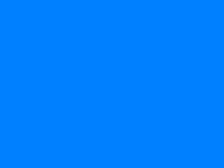
#> input picture Khan/test_images/Color-blue.jpg, 224 x 168 px, shrunk from 512 x 384 before the run
$ python -i data_augmentation.py   (imports and definitions only)
#> lines starting #> are read from the running program, lines starting #| are printed output that depends on the picture
#!/usr/bin/env python
# coding: utf-8

import cv2 # pip3 install opencv-python
import os
from glob import glob
import random
import numpy as np # pip3 install numpy

import random
import skimage as sk # pip3 install scikit-image
from skimage import transform, util


def augment_image(pic_path, dest_pic_path, noise=True):
    """
        Augments an image at location 'pic_path', saving
        the resulting image at 'dest_pic_path'.

        Parameters:
            pic_path: the path to the image to be augmented
            dest_pic_path: the path of the image to be created
    """
#> called with pic_path = '../../Khan/test_images/Color-blue.jpg', dest_pic_path = 'out.png', noise = True

    pic = cv2.cvtColor(cv2.imread(pic_path),cv2.COLOR_BGR2RGB)

    # random horizontal/vertical flip:
    if bool(random.getrandbits(1)):
        pic = np.array(np.fliplr(pic))
    if bool(random.getrandbits(1)):
        pic = np.array(np.flipud(pic))

    # random rotations:
    random_degree = random.uniform(-45, 45)
    pic = sk.transform.rotate(pic, random_degree)
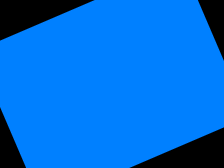
#> pic: shape (168, 224, 3) float64; mean R, G, B 0, 0.429, 0.855

    # add noise:
    if noise and bool(random.getrandbits(1)):
        pic = sk.util.random_noise(pic)

    pic = pic.astype(np.float32) * 255.
    cv2.imwrite(dest_pic_path, cv2.cvtColor(pic, cv2.COLOR_RGB2BGR))

    # ensure file is written:
    assert os.path.isfile(dest_pic_path)


def augment_dataset(pic_dir_path, dest_pic_dir_path, scale=2):
    """
        Augments an entire directory full of images, saving
        the augmented images to another directory.

        Parameters:
            pic_dir_path: path to directory with pictures
            dest_pic_dir_path: path to directory where augmented
                               pictures will be saved
            scale: how many augmented images to produce per image
    """
    assert os.path.isdir(pic_dir_path)
    assert os.path.isdir(dest_pic_dir_path)

    for extension in ['.png', '.jpg', '.jpeg']:
        pics = glob(os.path.join(pic_dir_path, f'*{extension}'))

        for pic in pics:
            pic_name = os.path.splitext(os.path.basename(pic))[0]

            for i in range(scale):
                new_pic_name = f'{pic_name}_aug{i}{extension}'
                dest_pic_path = os.path.join(dest_pic_dir_path, new_pic_name)

                augment_image(pic, dest_pic_path)

def main():
	augment_dataset(pic_dir_path='./test_images',
		        dest_pic_dir_path='./augmented_images',
		        scale=2)


# [2 lines not run here, left out]

>>> result = augment_image('../../Khan/test_images/Color-blue.jpg', 'out.png')
